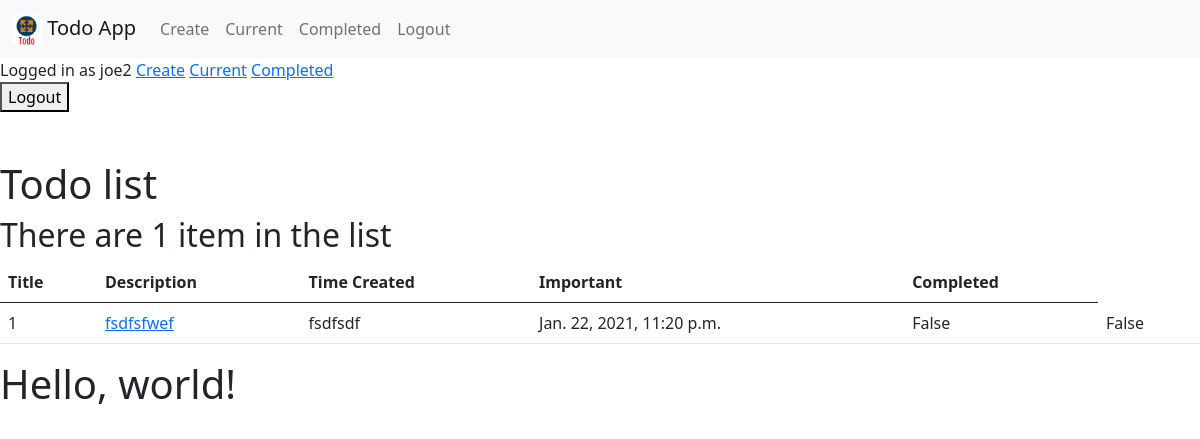
Screenshot of /current/ (signed in) with the database file from the repository.
### todo/models.py (models this page shows, shortened)
class TodoList(models.Model):
    title = models.CharField(max_length=100)
    description = models.TextField(blank=True)
    timeCreated = models.DateTimeField(auto_now_add=True)
    importantFlag = models.BooleanField(default=False)
    completedFlag = models.BooleanField(default=False)
    dateCompleted = models.DateTimeField(null=True, blank=True)
    user = models.ForeignKey(User, on_delete=models.CASCADE)

### todo/views.py (the view)
# urls.py: path('current/', views.currenttodos, name='currenttodos'),
@login_required
def currenttodos(request):
    todolist = TodoList.objects.filter(user=request.user, dateCompleted__isnull=True)
    return render(request, 'todo/currenttodos.html',
            {'todolist':todolist})

### todo/templates/todo/currenttodos.html
{% extends 'todo/base.html' %}
{% load static %}
{% block content %}
<h1>Todo list</h1>
<h2> There are {{ todolist.count}} item{{ todolist.count|pluralize }} in the list </h2>
<table class="table">
  <thead>
    <tr>
      <th scope="col">Title</th>
      <th scope="col">Description</th>
      <th scope="col">Time Created</th>
      <th scope="col">Important</th>
      <th scope="col">Completed</th>
    </tr>
  </thead>
  <tbody>
    {% for todoitem in todolist %}
        <tr padding=15px>
          <td>{{todoitem.id}}</td>
          <td><a href="{% url 'todoview' todoitem.id %}">
            {% if todoitem.importantFlag %}
                <b>{{todoitem.title}}</b>
            {% else %}
                {{todoitem.title}}
            {% endif %}
          </a></td>
          <td>{{todoitem.description}}</td>
          <td>{{todoitem.timeCreated}}</td>
          <td>{{todoitem.importantFlag}}</td>
          <td>{{todoitem.completedFlag}}</td>
        </tr>
    {% endfor %}
  </tbody>
</table>
{% endblock %}

### todo/templates/todo/base.html (shortened to what this page needs)
{% load static %}
<!doctype html>
<html lang="en">
  <head>
    <link href="https://cdn.jsdelivr.net/npm/bootstrap@5.0.0-beta1/dist/css/bootstrap.min.css" rel="stylesheet">
  </head>
  <body>
    <nav class="navbar navbar-expand-lg navbar-light bg-light">
      <div class="container-fluid">
        <a class="navbar-brand" href="{% url 'home' %}">
            <img src="{% static 'todo/todo.png' %}" width="30" height="30" alt="">
            <span>Todo App</span>
        </a>
        <div class="collapse navbar-collapse" id="navbarSupportedContent">
          {% if user.is_authenticated %}
            <ul class="navbar-nav mr-auto">
              <li class="nav-item">
                <a class="nav-link" aria-current="page" href="{% url 'createtodos' %}">Create</a>
              </li>
              <li class="nav-item">
                <a class="nav-link" aria-current="page" href="{% url 'currenttodos' %}">Current</a>
              </li>
              <li class="nav-item">
                <a class="nav-link" aria-current="page" href="{% url 'completedtodos' %}">Completed</a>
              </li>
            </ul>
          {% endif %}
          <ul class="navbar-nav ml-auto">
            {% if user.is_authenticated %}
                <li class="nav-item">
                    <a href="#" onclick="$('#signOutBtn').click()" class="nav-link">Logout</a>
                </li>
            {% endif %}
        </ul>
        </div>
      </div>
    </nav>
    {% if user.is_authenticated %}
    Logged in as {{ user.username }}
    <a href="{% url 'createtodos' %}">Create</a>
    <a href="{% url 'currenttodos' %}">Current</a>
    <a href="{% url 'completedtodos' %}">Completed</a>
    <form action="{% url 'logoutuser' %}" method="post">
        <button type="submit" >Logout</button>
    </form>
    {% else %}
    <a href="{% url 'signupuser' %}">Sign Up</a>
    <a href="{% url 'loginuser' %}">Login</a>
    {% endif %}
    <br>
    <br>
    {% block content %}{% endblock %}
    <h1>Hello, world!</h1>
  </body>
</html>

### rows the page displays
TodoList: id "1", title "fsdfsfwef", description "fsdfsdf", timeCreated "Jan. 22, 2021, 11:20 p.m.", importantFlag "False", completedFlag "False"

### other values shown
{{ user.username }} "joe2"
{{ todolist.count }} "1"
